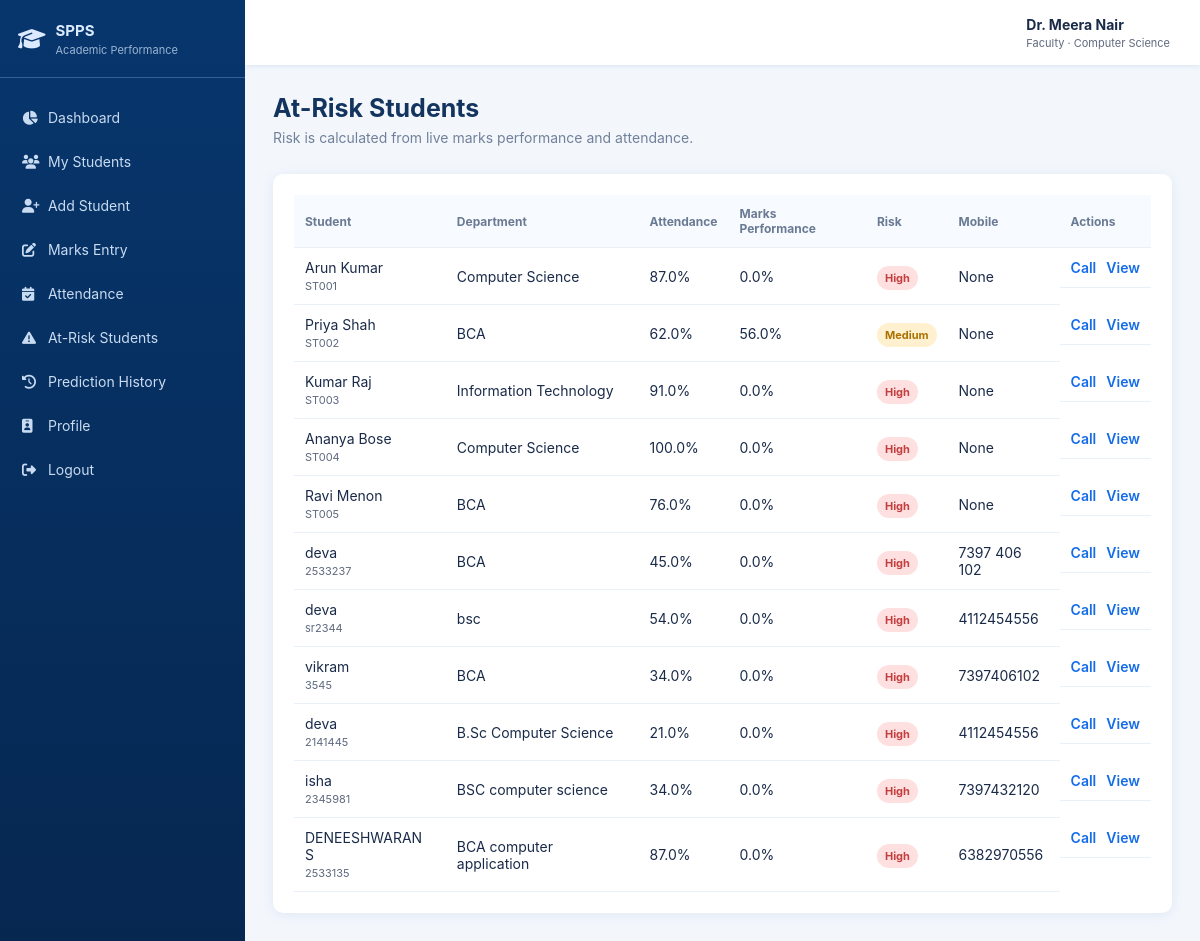
Screenshot of /at-risk (signed in) with the database file from the repository.
### models.py (models this page shows, shortened)
class User(db.Model):
    id = db.Column(db.Integer, primary_key=True)
    username = db.Column(db.String(80), nullable=False, unique=True)
    email = db.Column(db.String(120), nullable=False, unique=True)
    password_hash = db.Column(db.String(255), nullable=False)
    role = db.Column(db.String(30), nullable=False, default='faculty')
    department = db.Column(db.String(80))
    phone = db.Column(db.String(20))
    status = db.Column(db.String(20), default='active')
    password_change_required = db.Column(db.Boolean, default=False)
    otp_hash = db.Column(db.String(255))
    otp_expires_at = db.Column(db.DateTime)
    created_at = db.Column(db.DateTime, default=datetime.utcnow)
    faculty = db.relationship('Faculty', backref='user', uselist=False, cascade='all, delete-orphan')

class Faculty(db.Model):
    id = db.Column(db.Integer, primary_key=True)
    user_id = db.Column(db.Integer, db.ForeignKey('user.id'), unique=True, nullable=False)
    faculty_id = db.Column(db.String(30), unique=True, nullable=False)
    name = db.Column(db.String(100), nullable=False)
    department = db.Column(db.String(80), nullable=False)

class Student(db.Model):
    id = db.Column(db.Integer, primary_key=True)
    student_id = db.Column(db.String(30), nullable=False, unique=True)
    name = db.Column(db.String(120), nullable=False)
    gender = db.Column(db.String(20))
    date_of_birth = db.Column(db.Date)
    department = db.Column(db.String(80), nullable=False)
    year = db.Column(db.Integer, nullable=False)
    semester = db.Column(db.Integer, nullable=False)
    email = db.Column(db.String(120))
    phone = db.Column(db.String(25))
    address = db.Column(db.Text)
    discipline = db.Column(db.String(20), default='Good')
    arrears = db.Column(db.Integer, default=0, nullable=False)
    attendance = db.Column(db.Float, default=0)
    previous_gpa = db.Column(db.Float, default=0)
    assignment_score = db.Column(db.Float, default=0)
    internal_mark = db.Column(db.Float, default=0)
    study_hours = db.Column(db.Float, default=0)
    previous_semester_mark = db.Column(db.Float, default=0)
    practical_mark = db.Column(db.Float, default=0)
    participation_score = db.Column(db.Float, default=0)
    backlogs = db.Column(db.Integer, default=0)
    assigned_faculty_id = db.Column(db.Integer, db.ForeignKey('faculty.id'))
    created_at = db.Column(db.DateTime, default=datetime.utcnow)
    updated_at = db.Column(db.DateTime, default=datetime.utcnow, onupdate=datetime.utcnow)
    predictions = db.relationship('Prediction', backref='student', lazy=True, cascade='all, delete-orphan')
    mark_records = db.relationship('MarkRecord', backref='student', lazy=True, cascade='all, delete-orphan')
    attendance_records = db.relationship('AttendanceRecord', backref='student', lazy=True, cascade='all, delete-orphan')

class MarkRecord(db.Model):
    id = db.Column(db.Integer, primary_key=True)
    student_id = db.Column(db.Integer, db.ForeignKey('student.id'), nullable=False)
    course_id = db.Column(db.Integer, db.ForeignKey('course.id'))
    subject_name = db.Column(db.String(120))
    subject_code = db.Column(db.String(30))
    assessment = db.Column(db.String(60), nullable=False)
    score = db.Column(db.Float, nullable=False)
    maximum_score = db.Column(db.Float, nullable=False, default=100)
    pass_mark = db.Column(db.Float, nullable=False, default=35)
    discipline = db.Column(db.String(20), default='Good')
    recorded_by = db.Column(db.Integer, db.ForeignKey('user.id'), nullable=False)
    created_at = db.Column(db.DateTime, default=datetime.utcnow)
    course = db.relationship('Course', backref='marks')
    @property
    def percentage(self):
        return round((self.score / self.maximum_score) * 100, 2) if self.maximum_score else 0

### app.py (the view)
@app.route('/at-risk')
@guard('admin', 'faculty')
def at_risk():
    students = [s for s in scoped_students().all() if risk_level(s) in ['High', 'Medium']]
    return render_template('at_risk.html', students=students, risk_level=risk_level,
                           performance_percent=performance_percent)

### app.py (called while the page is built)
def performance_percent(student):
    records = MarkRecord.query.filter_by(student_id=student.id).all()
    if not records:
        return 0.0
    return round(sum(r.percentage for r in records) / len(records), 1)

def risk_level(student):
    pct = performance_percent(student)
    t = app.config['RISK_THRESHOLDS']
    if pct < t['high_mark'] or student.attendance < t['high_attendance']:
        return 'High'
    if pct < t['medium_mark'] or student.attendance < t['medium_attendance']:
        return 'Medium'
    return 'Low'

def current_user():
    return db.session.get(User, session.get('user_id')) if session.get('user_id') else None

def guard(*roles):
    def deco(fn):
        from functools import wraps
        @wraps(fn)
        def wrapped(*args, **kwargs):
            u = current_user()
            if not u:
                return redirect(url_for('login'))
            if roles and u.role not in roles:
                abort(403)
            return fn(*args, **kwargs)
        return wrapped
    return deco

def scoped_students():
    return Student.query

@app.before_request
def csrf_protection():
    if request.method == 'POST' and request.form.get('_csrf_token') != session.get('_csrf_token'):
        abort(403)

@app.context_processor
def inject():
    if '_csrf_token' not in session:
        session['_csrf_token'] = secrets.token_urlsafe(32)
    return {
        'user': current_user(),
        'now': datetime.now(),
        'csrf_token': session['_csrf_token'],
        'assessment_defaults': app.config['ASSESSMENT_DEFAULTS'],
        'config': app.config,
    }

### templates/at_risk.html
{% extends 'base.html' %}
{% block content %}
<div class="page-head"><div><h1>At-Risk Students</h1><p>Risk is calculated from live marks performance and attendance.</p></div></div>
<div class="card table-wrap">
<table>
<tr><th>Student</th><th>Department</th><th>Attendance</th><th>Marks Performance</th><th>Risk</th><th>Mobile</th><th>Actions</th></tr>
{% for s in students %}
<tr>
<td>{{s.name}}<small>{{s.student_id}}</small></td>
<td>{{s.department}}</td>
<td>{{s.attendance}}%</td>
<td>{{performance_percent(s)}}%</td>
<td><span class="badge {{risk_level(s)|lower}}">{{risk_level(s)}}</span></td>
<td>{{s.phone}}</td>
<td class="actions"><a href="tel:{{s.phone}}">Call</a><a href="{{url_for('student_profile',id=s.id)}}">View</a></td>
</tr>
{% else %}<tr><td colspan="7">No medium/high-risk students found.</td></tr>{% endfor %}
</table>
</div>
{% endblock %}

### templates/base.html (shortened to what this page needs)
<!doctype html>
<html lang="en">
<head>
<link rel="stylesheet" href="https://cdnjs.cloudflare.com/ajax/libs/font-awesome/6.7.2/css/all.min.css">
<link rel="stylesheet" href="{{ url_for('static',filename='css/style.css') }}">
</head>
<body>
{% if user %}
<aside>
  <div class="brand">
    <i class="fa-solid fa-graduation-cap"></i>
    <span>SPPS<small>Academic Performance</small></span>
  </div>
  <nav>
    <a href="{{url_for('dashboard')}}"><i class="fa fa-chart-pie"></i> Dashboard</a>
    <a href="{{url_for('students')}}"><i class="fa fa-users"></i> {{ 'My Students' if user.role=='faculty' else 'Students' }}</a>
    <a href="{{url_for('student_form')}}"><i class="fa fa-user-plus"></i> Add Student</a>
    <a href="{{url_for('marks_entry')}}"><i class="fa fa-pen-to-square"></i> Marks Entry</a>
    <a href="{{url_for('attendance_entry')}}"><i class="fa fa-calendar-check"></i> Attendance</a>
    <a href="{{url_for('at_risk')}}"><i class="fa fa-triangle-exclamation"></i> At-Risk Students</a>
    <a href="{{url_for('history')}}"><i class="fa fa-clock-rotate-left"></i> Prediction History</a>
    <a href="{{url_for('profile')}}"><i class="fa fa-id-badge"></i> Profile</a>
    <a href="{{url_for('logout')}}"><i class="fa fa-right-from-bracket"></i> Logout</a>
  </nav>
</aside>
<main>
<header>
  <div><b>{{ user.faculty.name if user.faculty else user.username }}</b><small>{{ user.role|title }} · {{ user.department or 'College' }}</small></div>
</header>
{% endif %}
<section class="content">
{% block content %}{% endblock %}
</section>
{% if user %}</main>{% endif %}
</body>
</html>

### static/css/style.css (style rules this page uses)
* { box-sizing:border-box }
body { margin:0;background:#f3f7fc;color:#1a2b49;font:14px Inter,Segoe UI,Arial,sans-serif }
aside { position:fixed;width:245px;inset:0 auto 0 0;background:linear-gradient(#07366d,#062750);color:#dbeaff;z-index:4 }
.brand { height:78px;padding:15px 18px;display:flex;align-items:center;gap:10px;border-bottom:1px solid #356294;font-size:22px }
.brand small,header small,table small { display:block;font-size:11px;font-weight:400;opacity:.7;margin-top:3px }
.brand span { font-weight:700;font-size:15px }
nav { padding:16px 10px }
nav a { display:block;color:#c9dbf1;text-decoration:none;padding:12px;border-radius:7px;margin:3px 0 }
nav i { width:22px }
main { margin-left:245px }
header { height:65px;background:#fff;box-shadow:0 1px 5px #dae4f1;display:flex;justify-content:flex-end;align-items:center;padding:0 30px }
.content { padding:28px;max-width:1600px;margin:auto }
.page-head,.profile-head { display:flex;justify-content:space-between;align-items:center;margin-bottom:22px }
.page-head h1,.profile-head h1 { margin:0;font-size:25px;color:#12345e }
.page-head p,.profile-head p { color:#71809a;margin:6px 0 }
.card { background:#fff;border-radius:10px;padding:21px;box-shadow:0 2px 12px #dfe8f4;margin-bottom:20px }
.table-wrap { overflow:auto }
table { width:100%;border-collapse:collapse }
th { text-align:left;color:#6a7a93;background:#f7faff;font-size:12px }
td,th { padding:11px;border-bottom:1px solid #eaf0f7 }
td a { color:#146ce8;text-decoration:none;font-weight:600 }
.actions { display:flex;align-items:center;gap:10px }
.badge { padding:5px 8px;border-radius:20px;font-size:11px;font-weight:bold }
.medium { background:#fff1cf;color:#aa7100 }
.high,.at { background:#ffe0e0;color:#c33f3f }

### rows the page displays
User: role "My Students", role "Faculty", department "Computer Science"
Faculty: faculty "Dr. Meera Nair"
Student: name "Arun Kumar", student_id "ST001", department "Computer Science", attendance "87.0", performance_percent "0.0", risk_level "High", phone "None"
Student: name "Priya Shah", student_id "ST002", department "BCA", attendance "62.0", phone "None"
MarkRecord: maximum_score+score "56.0", maximum_score+score "Medium"
Student: name "Kumar Raj", student_id "ST003", department "Information Technology", attendance "91.0", performance_percent "0.0", risk_level "High", phone "None"
Student: name "Ananya Bose", student_id "ST004", department "Computer Science", attendance "100.0", performance_percent "0.0", risk_level "High", phone "None"
Student: name "Ravi Menon", student_id "ST005", department "BCA", attendance "76.0", performance_percent "0.0", risk_level "High", phone "None"
Student: name "deva", student_id "2533237", department "BCA", attendance "45.0", performance_percent "0.0", risk_level "High", phone "7397 406 102"
Student: name "deva", student_id "sr2344", department "bsc", attendance "54.0", performance_percent "0.0", risk_level "High", phone "4112454556"
Student: name "vikram", student_id "3545", department "BCA", attendance "34.0", performance_percent "0.0", risk_level "High", phone "7397406102"
Student: name "deva", student_id "2141445", department "B.Sc Computer Science", attendance "21.0", performance_percent "0.0", risk_level "High", phone "4112454556"
Student: name "isha", student_id "2345981", department "BSC computer science", attendance "34.0", performance_percent "0.0", risk_level "High", phone "7397432120"
Student: name "DENEESHWARAN S", student_id "2533135", department "BCA computer application", attendance "87.0", performance_percent "0.0", risk_level "High", phone "6382970556"
